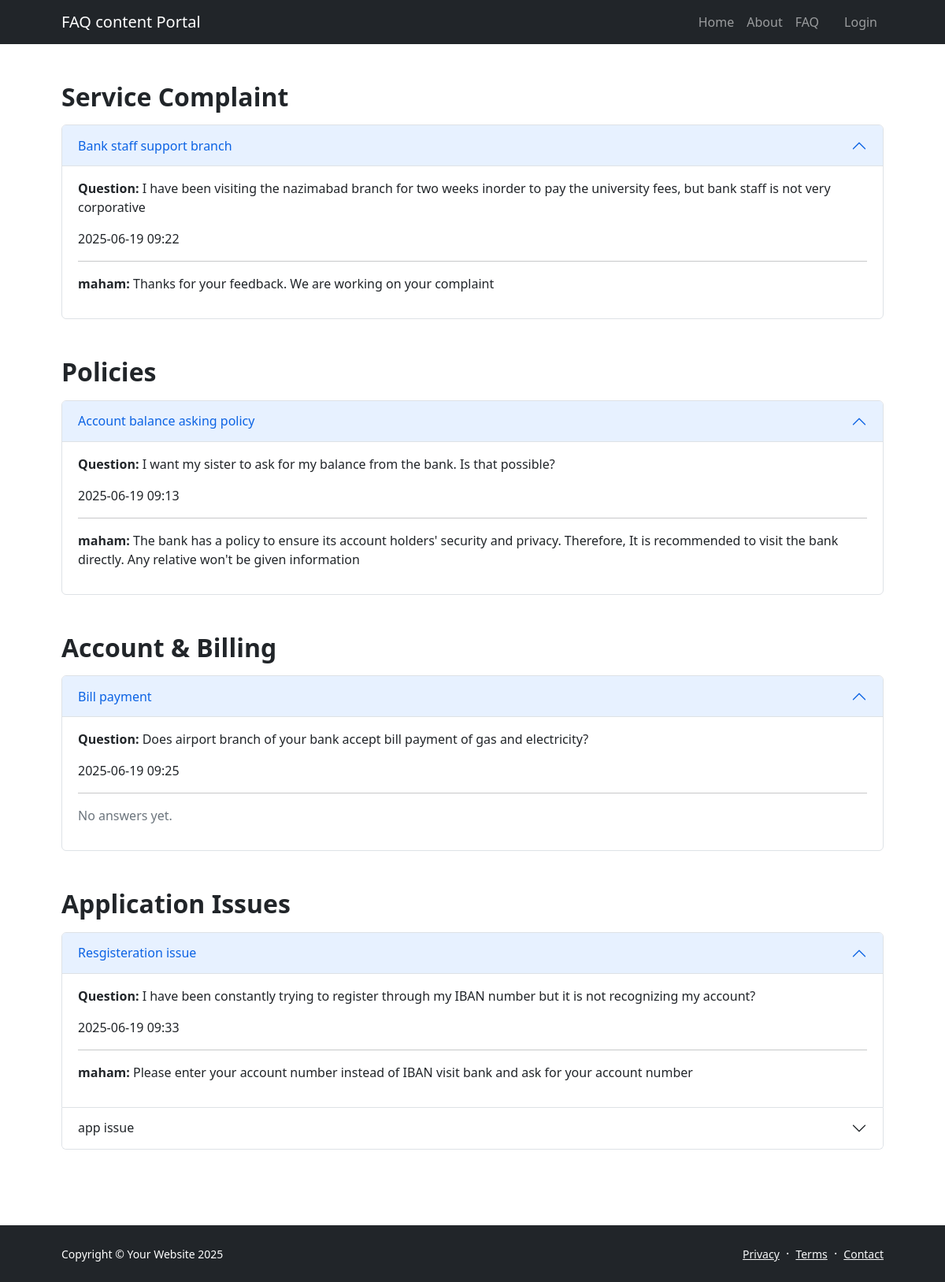
Page /en/faq/ on the committed database.
### faq/models.py (models this page shows, shortened)
class Question(models.Model):
    CATEGORY_CHOICES = [
        ('service', 'Service Complaint'),
        ('account', 'Account & Billing'),
        ('policy', 'Policies'),
        ('app', 'Application Issues'),
        ('other', 'Other'),
    ]
    VISIBILITY_CHOICES = [
        ('public', 'Public'),
        ('private', 'Private'),
    ]
    user = models.ForeignKey(
        'auth.User', on_delete=models.CASCADE, related_name='questions'
    )
    title = models.CharField(max_length=200)
    question = models.CharField(max_length=355)
    created_at = models.DateTimeField(auto_now_add=True)
    category = models.CharField(max_length=100, choices=CATEGORY_CHOICES, default='other')
    visibility = models.CharField(max_length=10, choices=VISIBILITY_CHOICES, default='public')
    is_answered = models.BooleanField(default=False)

class Answer(models.Model):
    question = models.ForeignKey(
        Question, on_delete=models.CASCADE, related_name='answers'
    )
    user = models.ForeignKey(
        'auth.User', on_delete=models.CASCADE, related_name='answers'
    )
    answer = models.TextField()
    created_at = models.DateTimeField(auto_now_add=True)
    updated_at = models.DateTimeField(auto_now=True)

### faq/views.py (the view)
# urls.py: path('', faq_view, name='faq_list'),
def faq_view(request):
    if request.user.is_staff:
        return redirect('/admin/')
    categories = {
        'service': 'Service Complaint',
        'policy': 'Policies',
        'account': 'Account & Billing',
        'app': 'Application Issues'
    }
    categorized_questions = {}
    for key, label in categories.items():
        query = Q(category=key, visibility='public', is_answered=True)
        if request.user.is_authenticated:
            query |= Q(category=key, visibility='private', user=request.user)
        questions = Question.objects.filter(query) \
            .prefetch_related(
                Prefetch('answers', queryset=Answer.objects.select_related('user'))
            ).order_by('-created_at')
        categorized_questions[label] = questions
    return render(request, 'faq.html', {
        'categorized_questions': categorized_questions
    })

### FAQsite/templates/faq.html (shortened to what this page needs)
{% extends "base.html" %}
{% load cms_tags %}
{% block content %}
{% for category, questions in categorized_questions.items %}
<h2 class="fw-bolder mb-3">{{ category }}</h2>
<div class="accordion mb-5" id="accordion_{{ forloop.counter }}">
    {% for question in questions %}
    <div class="accordion-item">
        <h3 class="accordion-header" id="heading{{ question.id }}">
            <button class="accordion-button {% if not forloop.first %}collapsed{% endif %}" type="button"
                data-bs-toggle="collapse" data-bs-target="#collapse{{ question.id }}"
                aria-expanded="{% if forloop.first %}true{% else %}false{% endif %}"
                aria-controls="collapse{{ question.id }}">
                {{ question.title }}
            </button>
        </h3>
        <div id="collapse{{ question.id }}" class="accordion-collapse collapse {% if forloop.first %}show{% endif %}"
            aria-labelledby="heading{{ question.id }}" data-bs-parent="#accordion_{{ forloop.parentloop.counter }}">
            <div class="accordion-body">
                <p><strong>Question:</strong> {{ question.question }}</p>
                <p> {{ question.created_at|date:"Y-m-d H:i"}}</p>
                <hr>
                {% if question.answers.all %}
                {% for answer in question.answers.all %}
                <p><strong>{{ answer.user.username }}:</strong> {{ answer.answer }}</p>
                {% endfor %}
                {% else %}
                <p class="text-muted">No answers yet.</p>
                {% endif %}
            </div>
        </div>
    </div>
    {% empty %}
    <p>No questions in this category yet.</p>
    {% endfor %}
</div>
{% endfor %}
{% endblock %}

### FAQsite/templates/base.html (shortened to what this page needs)
{% load static %}
{% load cms_tags menu_tags sekizai_tags %}
<!DOCTYPE html>
<html lang="{{ LANGUAGE_CODE }}">
<head>
    <link href="https://cdn.jsdelivr.net/npm/bootstrap-icons@1.5.0/font/bootstrap-icons.css" rel="stylesheet" />
    <link href="{% static 'css/styles.css' %}" rel="stylesheet" />
</head>
<body class="d-flex flex-column">
    <main class="flex-shrink-0">
        <nav class="navbar navbar-expand-lg navbar-dark bg-dark">
            <div class="container px-5">
                <a class="navbar-brand" href="{% page_url 'home' %}">FAQ content Portal</a>
                <div class="collapse navbar-collapse" id="navbarSupportedContent">
                    <ul class="navbar-nav ms-auto mb-2 mb-lg-0 ml-3 gap-3">
                        <ul class="navbar-nav me-auto mb-2 mb-lg-0">
  <li class="nav-item"><a class="nav-link" href="{% page_url 'home' %}">Home</a></li>
  <li class="nav-item"><a class="nav-link" href="{% page_url 'about' %}">About</a></li>
  <li class="nav-item"><a class="nav-link" href="{% page_url 'faq' %}">FAQ</a></li>
</ul>
                        {% if user.is_authenticated %}
                        <li class="nav-item">
                            <a class="nav-link" href="{% url 'logout' %}">Logout</a>
                        </li>
                        {% else %}
                        <li class="nav-item">
                            <a class="nav-link" href="{% url 'login' %}">Login</a>
                        </li>
                        {% endif %}
                    </ul>
                </div>
            </div>
        </nav>
        <section class="py-5">
            <div class="container px-4 px-lg-5">
                {% block content %}
                {% endblock content %}
            </div>
        </section>
    </main>
    <footer class="bg-dark py-4 mt-auto">
        <div class="container px-5">
            <div class="row align-items-center justify-content-between flex-column flex-sm-row">
                <div class="col-auto">
                    <div class="small m-0 text-white">Copyright &copy; Your Website 2025</div>
                </div>
                <div class="col-auto">
                    <a class="link-light small" href="#!">Privacy</a>
                    <span class="text-white mx-1">&middot;</span>
                    <a class="link-light small" href="#!">Terms</a>
                    <span class="text-white mx-1">&middot;</span>
                    <a class="link-light small" href="#!">Contact</a>
                </div>
            </div>
        </div>
    </footer>
</body>
</html>

### rows in the picture
Question: title "Bank staff support branch", question "I have been visiting the nazimabad branch for two weeks inorder to pay the university fees, but bank staff is not very corporative", created_at "2025-06-19 09:22"
Answer: user.username "maham", answer "Thanks for your feedback. We are working on your complaint"
Question: title "Account balance asking policy", question "I want my sister to ask for my balance from the bank. Is that possible?", created_at "2025-06-19 09:13"
Answer: user.username "maham", answer "The bank has a policy to ensure its account holders' security and privacy. Therefore, It is recommended to visit the bank directly. Any relative won't be given information"
Question: title "Bill payment", question "Does airport branch of your bank accept bill payment of gas and electricity?", created_at "2025-06-19 09:25", shows "No answers yet."
Question: title "Resgisteration issue", question "I have been constantly trying to register through my IBAN number but it is not recognizing my account?", created_at "2025-06-19 09:33"
Answer: user.username "maham", answer "Please enter your account number instead of IBAN visit bank and ask for your account number"
Question: title "app issue"

### other values in the picture
{{ category }} "Service Complaint" "Policies" "Account & Billing" "Application Issues"
